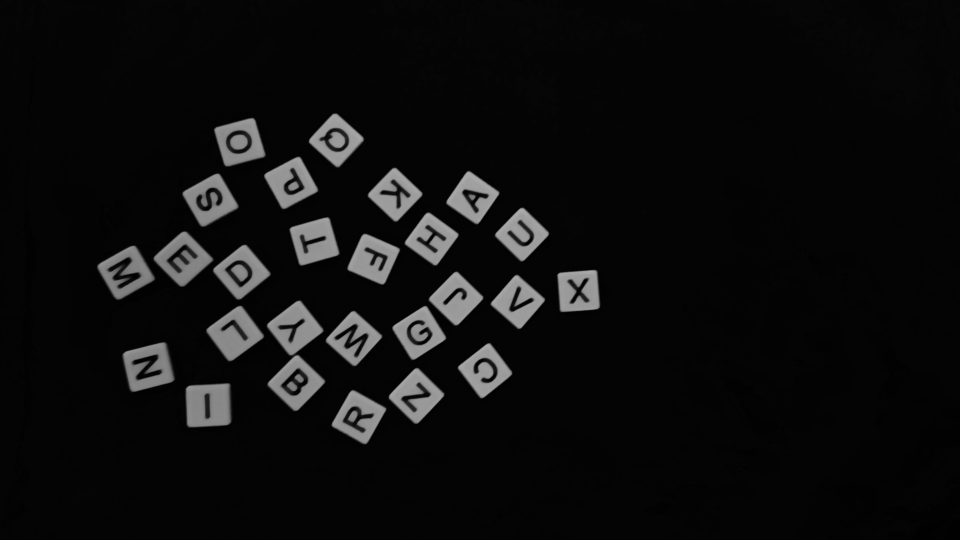
#> input picture vision/output_photo4.jpg, 1920 x 1080 px (shown at 1/2 size)
$ python extract_tiles.py
#> lines starting #> are read from the running program, lines starting #| are printed output that depends on the picture; after the words box and inside, x2 and y2 are one past the last pixel; in counts of white or black regions, pixels touching at a corner belong together
from oak import Oak
import cv2
import numpy as np
import time
import sys

class TileExtractor:
    """Grabs a grayscale frame from the Oak camera, detects Scrabble tile
    bounding boxes, draws them on the image, and writes the result to disk."""

    def __init__(self, camera_config="camera.yaml", photo_path=None):
        # self.oak = Oak(camera_config)
        self.photo_path = photo_path or "output_photo4.jpg"
        time.sleep(10)

    # ── Tile detection ───────────────────────────────────────────────

    @staticmethod
    def _detect_tiles(gray):
        """Find individual Scrabble tiles via Canny edges + contour filtering.

        Returns a list of cv2 RotatedRect tuples: ((cx, cy), (w, h), angle).
        """
        blurred = cv2.GaussianBlur(gray, (5, 5), 0)
        edges = cv2.Canny(blurred, 20, 75)

        kernel = cv2.getStructuringElement(cv2.MORPH_RECT, (3, 3))
        closed = cv2.dilate(edges, kernel, iterations=3)

        contours, _ = cv2.findContours(closed, cv2.RETR_LIST, cv2.CHAIN_APPROX_SIMPLE)

        min_area = 1500
        max_area = 4000

        candidates = []
        for cnt in contours:
            area = cv2.contourArea(cnt)
            if area < min_area or area > max_area:
                continue

            perimeter = cv2.arcLength(cnt, True)
            approx = cv2.approxPolyDP(cnt, 0.06 * perimeter, True)
            if len(approx) < 4 or len(approx) > 8:
                continue

            rect = cv2.minAreaRect(cnt)
            aspect = max(rect[1]) / (min(rect[1]) + 1e-5)
            if aspect > 1.6:
                continue

            candidates.append(rect)

        # Non-maximum suppression: drop overlapping detections
        candidates.sort(key=lambda r: r[1][0] * r[1][1], reverse=True)
        tiles = []
        for rect in candidates:
            cx, cy = rect[0]
            too_close = False
            for kept in tiles:
                kcx, kcy = kept[0]
                dist = ((cx - kcx) ** 2 + (cy - kcy) ** 2) ** 0.5
                if dist < min(kept[1]) * 0.4:
                    too_close = True
                    break
            if not too_close:
                tiles.append(rect)

        return tiles

    # ── Drawing ──────────────────────────────────────────────────────

    @staticmethod
    def _draw_boxes(gray, tiles):
        """Draw rotated bounding boxes on the image and return a BGR copy."""
        output = cv2.cvtColor(gray, cv2.COLOR_GRAY2BGR)

        for rect in tiles:
            box = cv2.boxPoints(rect).astype(np.int32)
            cv2.drawContours(output, [box], 0, (0, 255, 0), 2)

            cx, cy = int(rect[0][0]), int(rect[0][1])
            cv2.circle(output, (cx, cy), 3, (0, 0, 255), -1)

        return output

    # ── Public API ───────────────────────────────────────────────────

    def extract(self, output_path="output_tiles.jpg", fps=30, output_jpg=False):
        """Continuously grab frames at specified fps, detect tiles, draw boxes, and save the image.

        Args:
            output_path: Path to save the output image
            fps: Frame rate for polling (default: 30)

        Returns:
            tiles: list of detected RotatedRect tuples (from last frame)
            output: the annotated BGR image (numpy array) (from last frame)
        """
#> called with output_path = 'output_tiles.jpg', fps = 30, output_jpg = False
        frame_time = 1.0 / fps
        tiles = None
        output = None

        try:
            while True:
                start_time = time.time()

                frame = cv2.imread(self.photo_path)#self.oak.get_gray()
#> frame is the input picture: shape (1080, 1920, 3); min 0, max 174, mean 14.2
                if frame is None:
                    time.sleep(frame_time)
                    continue

                gray = frame if len(frame.shape) == 2 else cv2.cvtColor(frame, cv2.COLOR_BGR2GRAY)
                tiles = self._detect_tiles(gray)
#> in _detect_tiles, `edges = cv2.Canny(blurred, 20, 75)`:
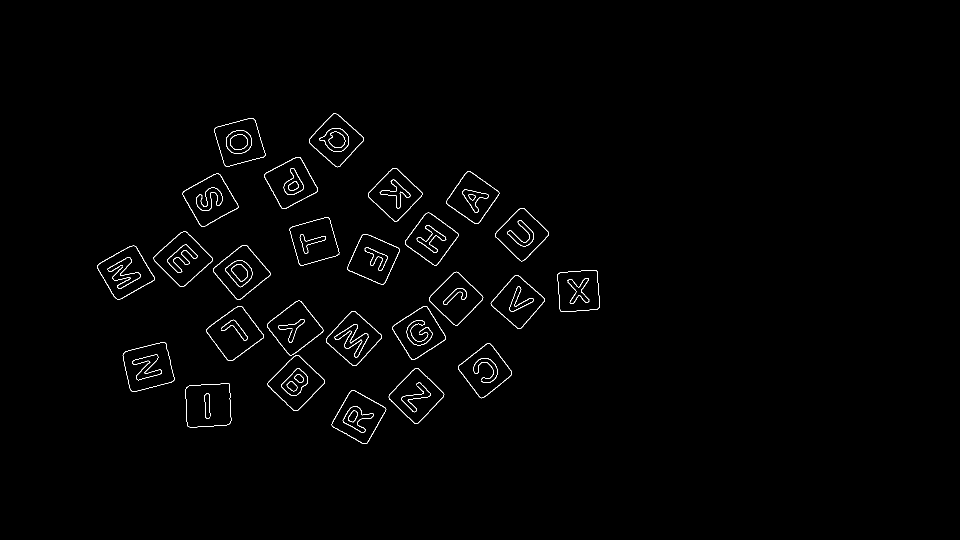
#> edges: shape (1080, 1920) (shown at 1/2 size); 0.86% white in thin lines or dots, all inside (x1, y1, x2, y2) = (195, 227, 1200, 888)
#> in _detect_tiles, `closed = cv2.dilate(edges, kernel, iterations=3)`:
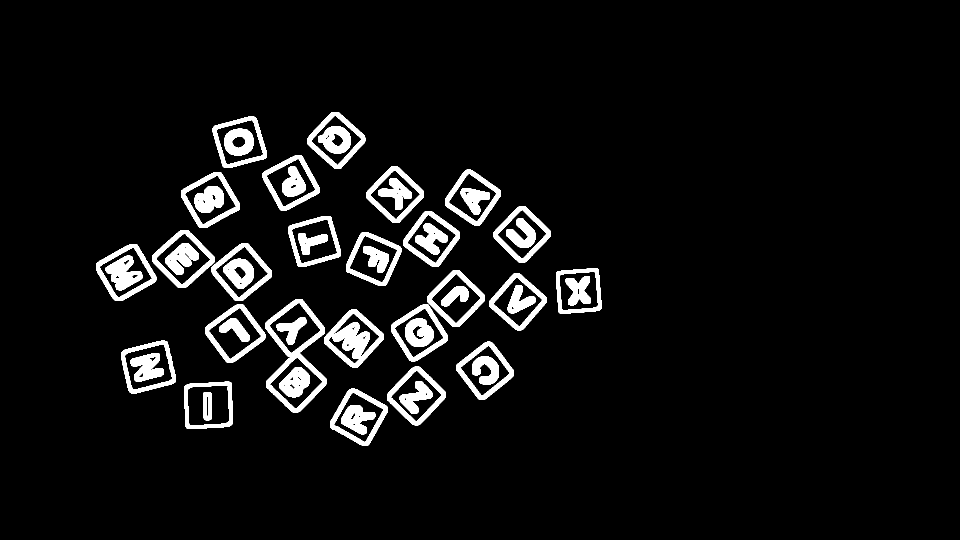
#> closed: shape (1080, 1920) (shown at 1/2 size); 6.1% white; 50 white regions
#> in _detect_tiles, `contours, _ = cv2.findContours(closed, cv2.RETR_LIST, cv2.CHAIN_APPROX..`: contours = 191 contours, 77 with area under 20; largest, box (x1, y1, x2, y2) and area: (531, 598, 653, 825) 16622, (304, 460, 429, 576) 8664, (192, 488, 313, 602) 8628, (242, 681, 352, 787) 8615, (410, 609, 531, 725) 8488
#> the loop in _detect_tiles, `for cnt in contours:` made 191 passes
#> area on passes 1, 5, 12: 22, 62.5, 126
#> after the loop in _detect_tiles, `for cnt in contours:`: candidates = 20 items
#> the loop in _detect_tiles, `for rect in candidates:` made 20 passes
#> (rect, cx, cy) on passes 1 to 8: (((712.9, 670.1), (58.35, 72.4), -48.01), 712.9, 670.1), (((248.3, 545.3), (60.64, 56.62), -29.58), 248.3, 545.3), (((671.8, 279.3), (55.86, 59.4), -45), 671.8, 279.3), (((836.7, 665.9), (54.04, 58.82), -36.03), 836.7, 665.9), (((715.5, 835.9), (52.53, 58.24), -61.93), 715.5, 835.9), (((480.4, 543.6), (51.85, 58.38), -39.81), 480.4, 543.6), (((477.5, 283.5), (53, 57), -90), 477.5, 283.5), (((417.9, 398.3), (62.08, 48.2), -25.46), 417.9, 398.3)
#> tiles = 20 items
                output = self._draw_boxes(gray, tiles)
#> the loop in _draw_boxes, `for rect in tiles:` made 20 passes
#> (rect, box, cx, cy) on passes 1 to 4: (((712.9, 670.1), (58.35, 72.4), -48.01), [[720, 716], [666, 667], [705, 624], [759, 672]], 712, 670), (((248.3, 545.3), (60.64, 56.62), -29.58), [[235, 584], [207, 535], [260, 505], [288, 554]], 248, 545), (((671.8, 279.3), (55.86, 59.4), -45), [[673, 320], [631, 278], [670, 238], [712, 280]], 671, 279), (((836.7, 665.9), (54.04, 58.82), -36.03), [[832, 705], [797, 658], [841, 626], [875, 673]], 836, 665)
#> after the loop in _draw_boxes, `for rect in tiles:`:
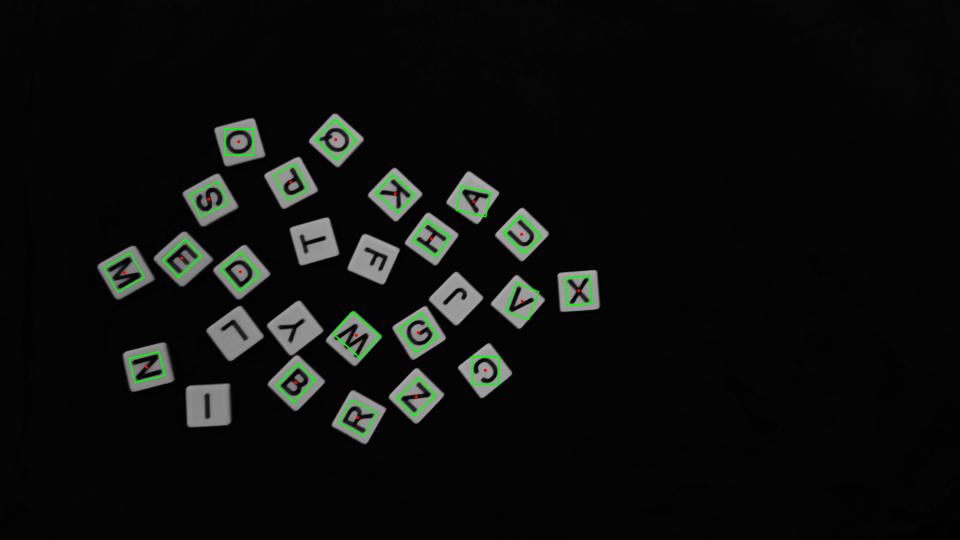
#> output: shape (1080, 1920, 3) (shown at 1/2 size); 0.66% of pixels changed, all inside (x1, y1, x2, y2) = (206, 237, 1185, 874)


                cv2.imwrite(output_path, output)
                print(f"Saved {len(tiles)} tile boxes to {output_path}")
#| Saved 20 tile boxes to output_tiles.jpg

                # Maintain 30 fps by sleeping for remaining time
                elapsed = time.time() - start_time
                sleep_time = max(0, frame_time - elapsed)
                if sleep_time > 0:
                    time.sleep(sleep_time)

                return tiles, gray

        except KeyboardInterrupt:
            print("\nStopping tile extraction...")

        return tiles, output


if __name__ == "__main__":
    photo_path = sys.argv[1] if len(sys.argv) > 1 else None
    extractor = TileExtractor(photo_path=photo_path)
    extractor.extract()
    # Let Python handle cleanup naturally - explicit close() causes deadlocks

$ run again, with vision/output_photo1.jpg copied over vision/output_photo4.jpg
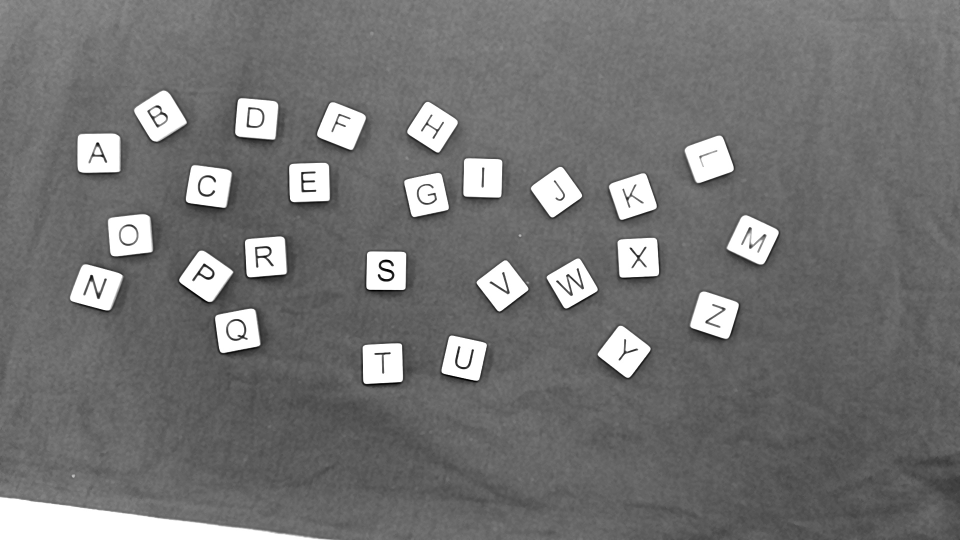
#> input picture vision/output_photo1.jpg, 1920 x 1080 px (shown at 1/2 size)
#> in extract, frame is the input picture: shape (1080, 1920, 3); min 0, max 255, mean 115.4
#> in _detect_tiles, `edges = cv2.Canny(blurred, 20, 75)`:
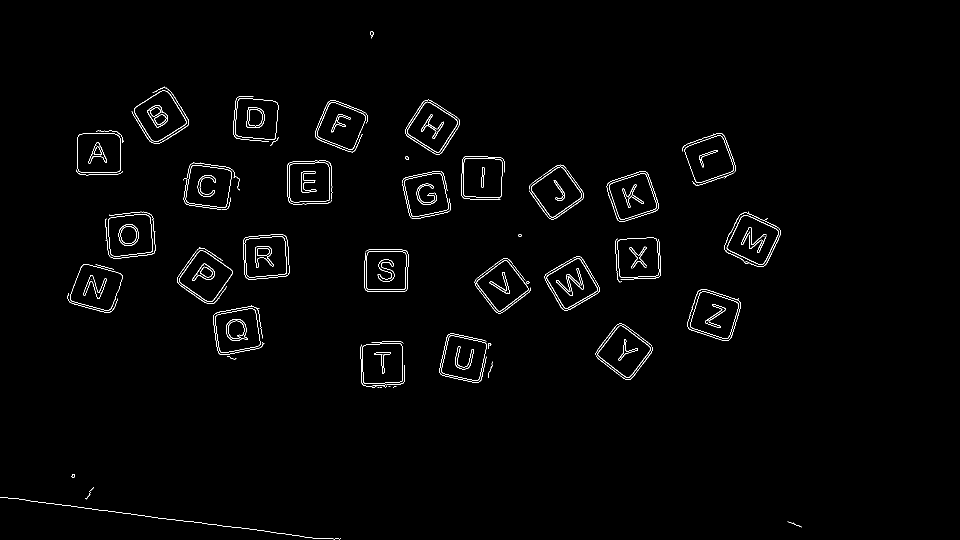
#> edges: shape (1080, 1920) (shown at 1/2 size); 1.1% white in thin lines or dots, all inside (x1, y1, x2, y2) = (0, 63, 1604, 1079)
#> closed: shape (1080, 1920); 6.8% white; 60 white regions
#> contours = 100 contours, 4 with area under 20; largest, box (x1, y1, x2, y2) and area: (1445, 420, 1564, 537) 9420, (207, 420, 315, 520) 9283, (423, 607, 532, 722) 9220, (260, 170, 381, 291) 9140, (363, 322, 483, 423) 9117
#> the loop in _detect_tiles, `for cnt in contours:` made 100 passes
#> area on passes 1 to 8: 277, 4557, 288.5, 136.5, 310, 760, 5231, 1205
#> after the loop in _detect_tiles, `for cnt in contours:`: candidates = 8 items
#> the loop in _detect_tiles, `for rect in candidates:` made 8 passes
#> (rect, cx, cy) on passes 1 to 7: (((1144, 566.5), (60.7, 50.45), -30.76), 1144, 566.5), (((473.5, 659.5), (49, 49), -90), 473.5, 659.5), (((1507.5, 479.2), (47.85, 48.72), -64.23), 1507.5, 479.2), (((256.5, 469.5), (49, 45), -90), 256.5, 469.5), (((527.7, 512.6), (42, 48.51), -5.36), 527.7, 512.6), (((316.3, 230.7), (39.19, 50.25), -31.76), 316.3, 230.7), (((771.5, 541), (50, 39), -90), 771.5, 541)
#> the loop in _draw_boxes, `for rect in tiles:` made 8 passes
#> (rect, box, cx, cy) on passes 1 to 4: (((1144, 566.5), (60.7, 50.45), -30.76), [[1130, 603], [1105, 560], [1157, 529], [1183, 572]], 1144, 566), (((473.5, 659.5), (49, 49), -90), [[498, 684], [449, 684], [449, 635], [498, 635]], 473, 659), (((1507.5, 479.2), (47.85, 48.72), -64.23), [[1518, 511], [1475, 490], [1495, 447], [1539, 468]], 1507, 479), (((256.5, 469.5), (49, 45), -90), [[279, 494], [234, 494], [234, 445], [279, 445]], 256, 469)
#> after the loop in _draw_boxes, `for rect in tiles:`:
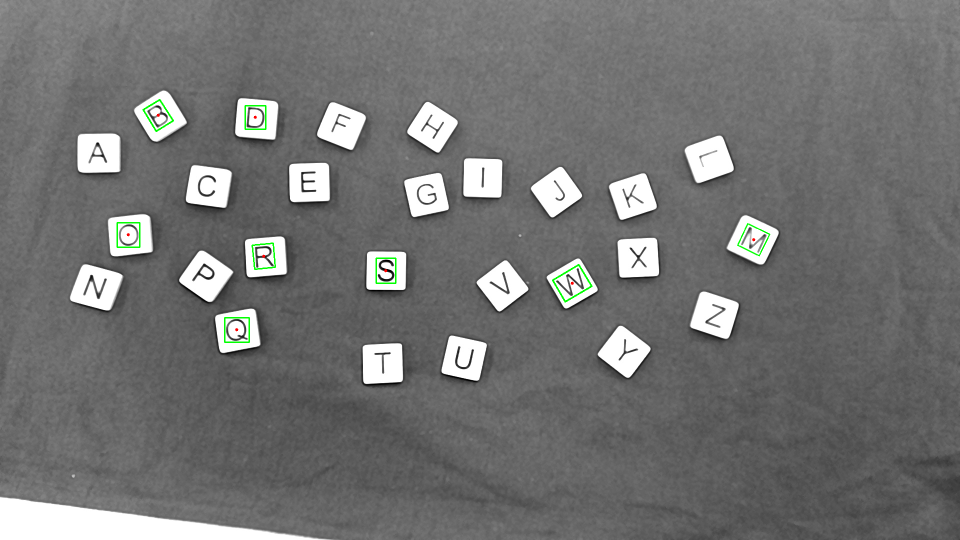
#> output: shape (1080, 1920, 3) (shown at 1/2 size); 0.23% of pixels changed, all inside (x1, y1, x2, y2) = (233, 198, 1541, 686)
#| Saved 8 tile boxes to output_tiles.jpg

$ run again, with vision/output_photo10.jpg copied over vision/output_photo4.jpg
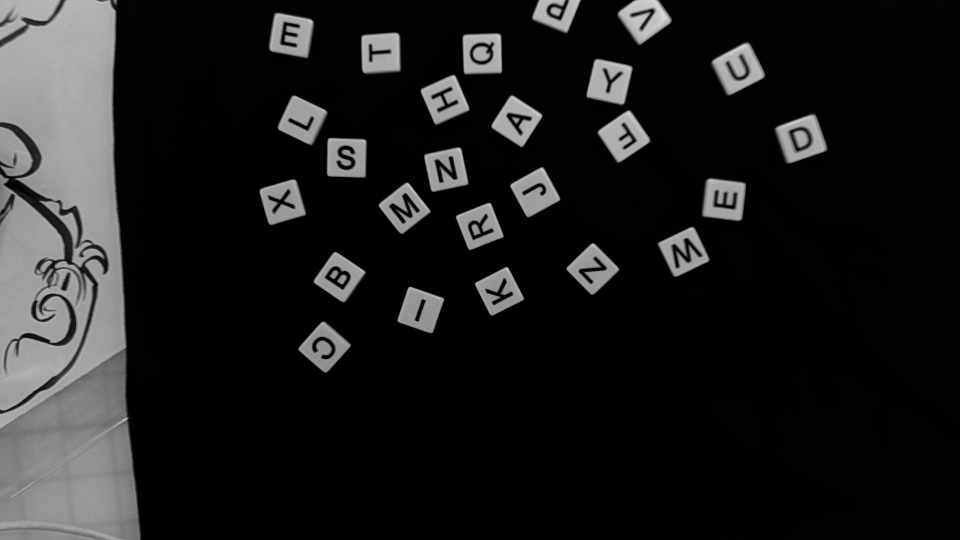
#> input picture vision/output_photo10.jpg, 1920 x 1080 px (shown at 1/2 size)
#> in extract, frame is the input picture: shape (1080, 1920, 3); min 0, max 216, mean 29.4
#> in _detect_tiles, `edges = cv2.Canny(blurred, 20, 75)`:
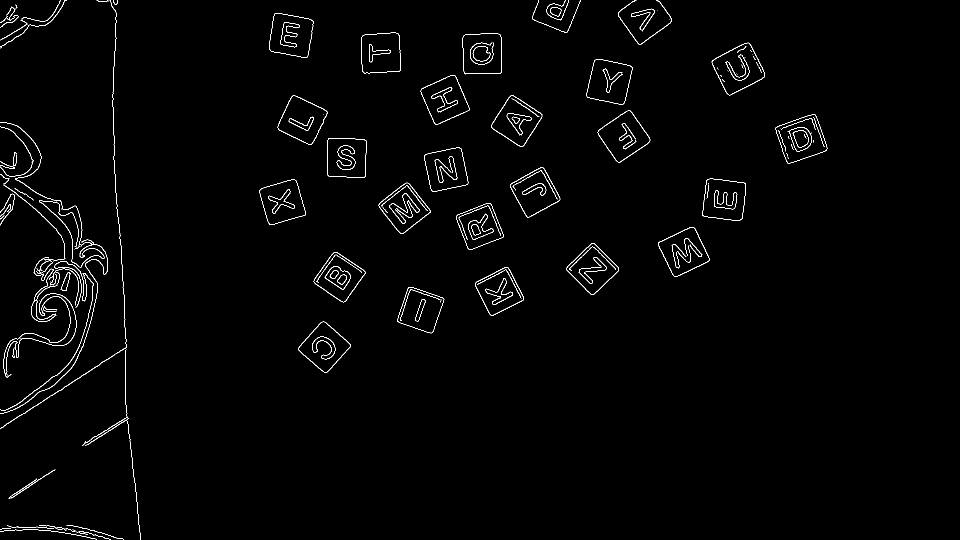
#> edges: shape (1080, 1920) (shown at 1/2 size); 1.2% white in thin lines or dots, all inside (x1, y1, x2, y2) = (0, 0, 1655, 1080)
#> closed: shape (1080, 1920); 8.4% white; 47 white regions
#> contours = 220 contours, 111 with area under 20; largest, box (x1, y1, x2, y2) and area: (0, 241, 219, 831) 39218, (0, 0, 284, 1080) 11410, (1420, 82, 1533, 194) 8043, (1547, 226, 1658, 330) 7900, (1192, 218, 1304, 328) 7494
#> the loop in _detect_tiles, `for cnt in contours:` made 220 passes
#> area on passes 7, 9, 18: 1236, 140, 96
#> after the loop in _detect_tiles, `for cnt in contours:`: candidates = 20 items
#> the loop in _detect_tiles, `for rect in candidates:` made 20 passes
#> (rect, cx, cy) on passes 1 to 7: (((1289.5, 33.95), (93.11, 88.35), -35.54), 1289.5, 33.95), (((1476.5, 137), (77.82, 71.11), -26.57), 1476.5, 137), (((1367.4, 503.3), (72.66, 70.05), -25.97), 1367.4, 503.3), (((1603.1, 280), (75.89, 65.51), -18.85), 1603.1, 280), (((842.1, 622.7), (63.49, 64.27), -71.08), 842.1, 622.7), (((679.2, 556.8), (64.36, 62.28), -54.83), 679.2, 556.8), (((1068.5, 387.7), (63.34, 63.27), -28.93), 1068.5, 387.7)
#> after the loop in _detect_tiles, `for rect in candidates:`: tiles = 19 items
#> the loop in _draw_boxes, `for rect in tiles:` made 19 passes
#> (rect, box, cx, cy) on passes 1 to 4: (((1289.5, 33.95), (93.11, 88.35), -35.54), [[1277, 96], [1225, 25], [1301, -29], [1353, 42]], 1289, 33), (((1476.5, 137), (77.82, 71.11), -26.57), [[1457, 186], [1425, 122], [1495, 87], [1527, 151]], 1476, 137), (((1367.4, 503.3), (72.66, 70.05), -25.97), [[1350, 550], [1319, 487], [1384, 455], [1415, 518]], 1367, 503), (((1603.1, 280), (75.89, 65.51), -18.85), [[1577, 323], [1556, 261], [1628, 236], [1649, 298]], 1603, 279)
#> after the loop in _draw_boxes, `for rect in tiles:`:
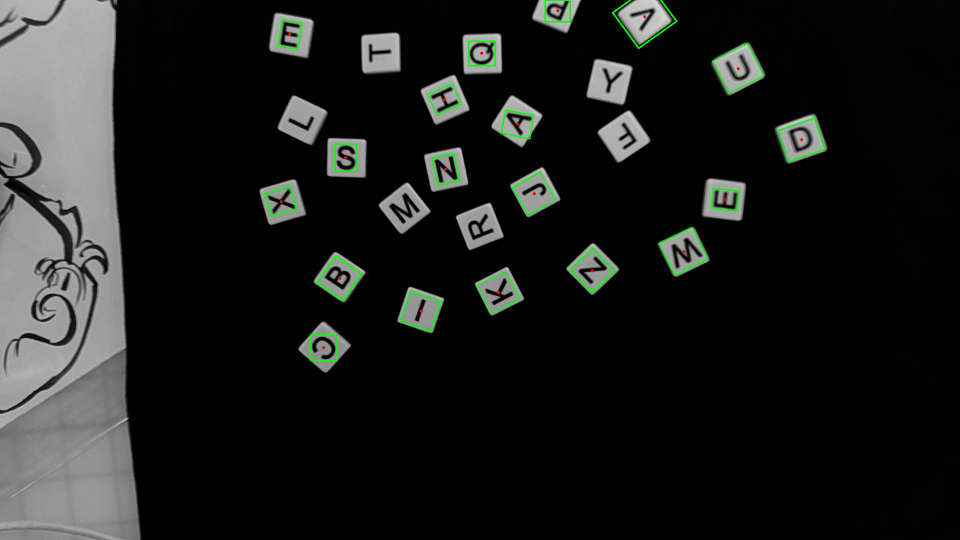
#> output: shape (1080, 1920, 3) (shown at 1/2 size); 0.62% of pixels changed, all inside (x1, y1, x2, y2) = (529, 0, 1651, 723)
#| Saved 19 tile boxes to output_tiles.jpg
